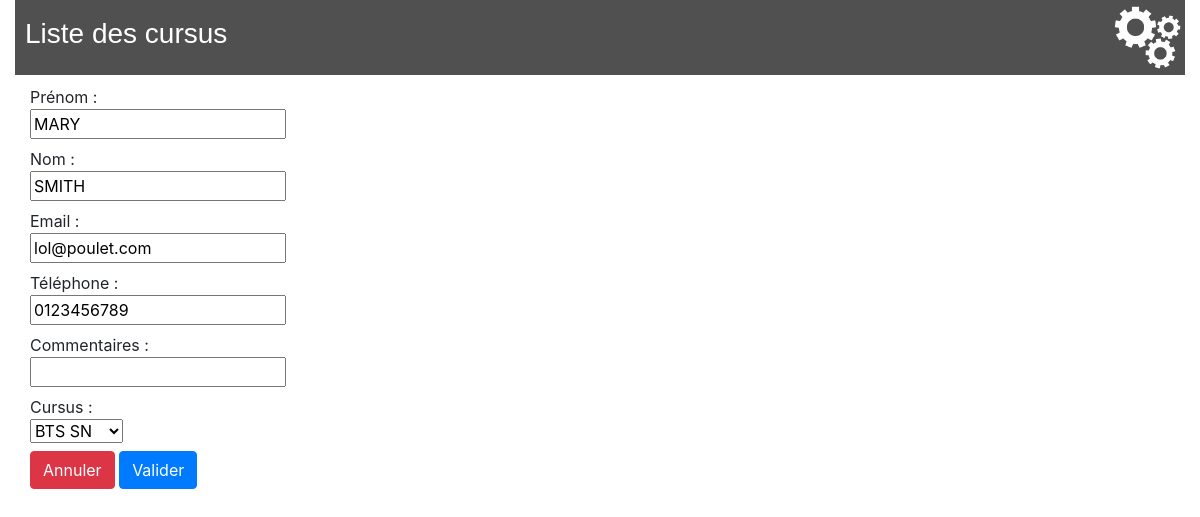
/lycee/student/update/2, run on the app's committed database.
### lycee/models.py (models this page shows, shortened)
class Student(models.Model):
    first_name = models.CharField(
        max_length=50,
        blank=False,
        null=False
    )
    birth_date = models.DateField(
        verbose_name='date of birth',
        blank=False,
        null=False
    )
    last_name = models.CharField(
        verbose_name="lastname",
        help_text="last name of the student",
        blank=False,  # pas de champ vide
        null=False,  # pas de champ null (a conjuguer avec default
        default="???",
        max_length=255,  # taille maximale du champ
    )
    phone = models.CharField(
        verbose_name="phonenumber",
        help_text="phone number of the student",
        blank=False,  # pas de champ vide
        null=False,  # pas de champ null (a conjuguer avec default
        default="0999999999",
        max_length=10,  # taille maximale du champ
    )
    email = models.EmailField(
        verbose_name="email",
        help_text="phone number of the student",
        blank=False,  # pas de champ vide
        null=False,  # pas de champ null (a conjuguer avec default
        default="x@y.z",
        max_length=255,  # taille maximale du champ
    )
    comments = models.CharField(
        verbose_name="comments",
        help_text="some comments about the student",
        blank=True,
        null=False,  # pas de champ null (a conjuguer avec default
        default="",
        max_length=255,  # taille maximale du champ
    )
    cursus = models.ForeignKey(
        Cursus,
        on_delete=models.CASCADE,  # necessaire selon la version de Django
        null=True
    )

### lycee/views.py (the view, shortened to what this page needs)
# urls.py: url(r'^student/update/(?P<pk>[0-9]+)$', views.StudentUpdateView.as_view(), name='update_eleve'),
class StudentUpdateView(UpdateView):
    model = Student
    form_class = StudentForm
    template_name = "lycee/student/create.html"

### lycee/forms.py
class StudentForm(ModelForm):
    class Meta:
        model = Student
        fields = ("first_name", "last_name", "birth_date", "email", "phone", "comments", "cursus")

### lycee/models.py (called while the page is built)
    def __str__(self):
        return self.name

### lycee/templates/lycee/student/create.html (shortened to what this page needs)
{% extends "master.html" %}
{% load static %}
{% block title %}
    <h3>Liste des cursus</h3>
{% endblock %}
{% block content %}
    <form method="post">
        <div class="form-group">
            <label for="{{ form.first_name.id_for_label }}" class="labelo">Prénom :</label><br>
            {{ form.first_name }}
        </div>
        <div class="form-group">
            <label for="{{ form.last_name.id_for_label }}" class="labelo">Nom :</label><br>
            {{ form.last_name }}
        </div>
        <div class="form-group">
            <label for="{{ form.email.id_for_label }}" class="labelo">Email :</label><br>
            {{ form.email }}
        </div>
        <div class="form-group">
            <label for="{{ form.phone.id_for_label }}" class="labelo">Téléphone :</label><br>
            {{ form.phone }}
        </div>
        <div class="form-group">
            <label for="{{ form.comments.id_for_label }}" class="labelo">Commentaires :</label><br>
            {{ form.comments }}
        </div>
        <div class="form-group">
            <label for="{{ form.cursus.id_for_label }}" class="labelo">Cursus :</label><br>
            {{ form.cursus }}
        </div>
        <div>
            <button type="cancel" class="btn btn-danger"><a style="color: white"href="/lycee/">Annuler</a></button>
            <button type="submit" class="btn btn-primary">Valider</button>
        </div>
    </form>
{% endblock%}

### lycee/static/lycee/style.css (style rules this page uses)
.form-group { margin-bottom: 0.5rem; }
.labelo { display: inline-block; margin-bottom: 0; }

### data on the page
Student: first_name "MARY", last_name "SMITH", email "lol@poulet.com", phone "0123456789", cursus "BTS SN"
